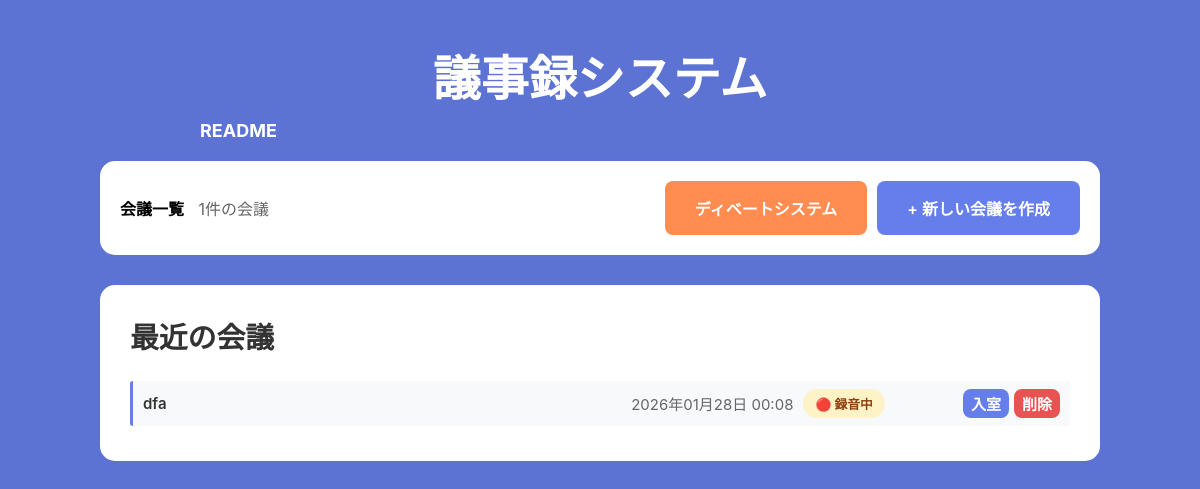
The app's page /, older data.
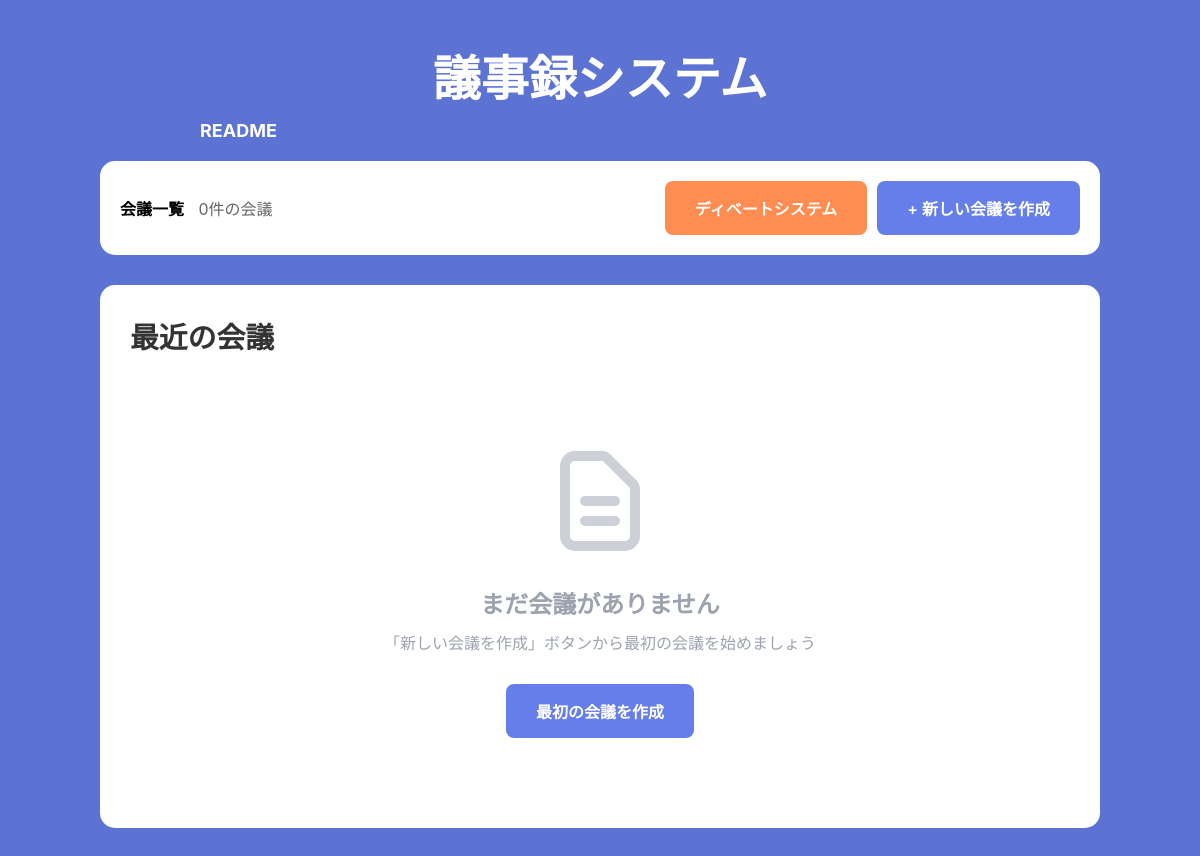
The same page, newer data.
### minutes/models.py (models this page shows, shortened)
class Meeting(models.Model):
    title = models.CharField(max_length=200)
    created_at = models.DateTimeField(auto_now_add=True)
    created_by = models.ForeignKey(User, on_delete=models.CASCADE, null=True, blank=True)
    duration_seconds = models.IntegerField(default=0)
    status = models.CharField(
        max_length=20,
        choices=[
            ('recording', '録音中'),
            ('processing', '処理中'),
            ('completed', '完了'),
        ],
        default='recording'
    )
    current_phase = models.CharField(
        max_length=20,
        choices=[
            ('introduction', '導入'),
            ('sharing', '共有'),
            ('discussion', '議論'),
            ('summary', 'まとめ'),
        ],
        default='introduction'
    )
    start_time = models.DateTimeField(null=True, blank=True)
    use_facilitator = models.BooleanField(default=False, help_text='AIファシリテーター機能を有効にする')
    use_timekeeper = models.BooleanField(default=True, help_text='タイムキーパー機能を有効にする')
    is_ended = models.BooleanField(default=False, help_text='会議が終了したかどうか')
    include_ai_in_summary = models.BooleanField(default=True, help_text='要約にAIの発言を含めるかどうか')
    class Meta:
        ordering = ['-created_at']

### minutes/views.py (the view)
# urls.py: path('', views.index, name='index'),
def index(request):
    meetings = Meeting.objects.only('id', 'title', 'created_at', 'status', 'duration_seconds').order_by('-created_at')
    return render(request, 'minutes/index.html', {'meetings': meetings})

### templates/minutes/index.html (shortened to what this page needs)
<!DOCTYPE html>
<html lang="ja">
<head>
</head>
<body>
    <div class="container">
        <div class="header">
            <h1>議事録システム</h1>
            <a class="readme" href="/readme/" style="color: white; text-decoration: none; font-size: 18px; font-weight: bold; align-self: flex-start; margin-left: 10%;">README</a>
        </div>
        <div class="action-bar">
            <div>
                <strong>会議一覧</strong>
                <span style="color: #666; margin-left: 10px;">{{ meetings|length }}件の会議</span>
            </div>
            <div style="display: flex; gap: 10px;">
                <a href="{% url 'debate_index' %}" class="btn btn-debate">ディベートシステム</a>
                <a href="/create/" class="btn btn-primary">+ 新しい会議を作成</a>
            </div>
        </div>
        <div class="meetings-list">
            <h2>最近の会議</h2>
            {% if meetings %}
                {% for meeting in meetings %}
                <div class="meeting-card {% if meeting.is_ended %}ended-meeting{% endif %}">
                    <div class="meeting-title">{{ meeting.title }}</div>
                    <div class="meeting-meta">
                        <span>
                            {{ meeting.created_at|date:"Y年m月d日 H:i" }}
                        </span>
                        <span>
                            {% if meeting.is_ended %}
                                <span class="status-badge status-ended">🏁 終了</span>
                            {% elif meeting.status == 'recording' %}
                                <span class="status-badge status-recording">🔴 録音中</span>
                            {% elif meeting.status == 'processing' %}
                                <span class="status-badge status-processing">⚙️ 処理中</span>
                            {% elif meeting.status == 'completed' %}
                                <span class="status-badge status-completed">✅ 完了</span>
                            {% endif %}
                        </span>
                    </div>
                    <div class="meeting-actions">
                        {% if meeting.is_ended %}
                            <a href="/meeting/{{ meeting.id }}/detail/" class="btn btn-secondary btn-small">履歴を表示</a>
                        {% elif meeting.status == 'recording' %}
                            <a href="/meeting/{{ meeting.id }}/" class="btn btn-primary btn-small">入室</a>
                        {% else %}
                            <a href="/meeting/{{ meeting.id }}/detail/" class="btn btn-primary btn-small">議事録を見る</a>
                        {% endif %}
                        <button class="btn btn-danger btn-small" onclick="deleteMeeting({{ meeting.id }})">削除</button>
                    </div>
                </div>
                {% endfor %}
            {% else %}
                <div class="empty-state">
                    <svg xmlns="http://www.w3.org/2000/svg" fill="none" viewBox="0 0 24 24" stroke="currentColor">
                        <path stroke-linecap="round" stroke-linejoin="round" stroke-width="2" d="M9 12h6m-6 4h6m2 5H7a2 2 0 01-2-2V5a2 2 0 012-2h5.586a1 1 0 01.707.293l5.414 5.414a1 1 0 01.293.707V19a2 2 0 01-2 2z" />
                    </svg>
                    <h3>まだ会議がありません</h3>
                    <p>「新しい会議を作成」ボタンから最初の会議を始めましょう</p>
                    <a href="/create/" class="btn btn-primary">最初の会議を作成</a>
                </div>
            {% endif %}
        </div>
    </div>
</body>
</html>

Row changes from the older to the newer data that the page shows:
removed Meeting: title "dfa", created_at "2026年01月28日 00:08", is_ended "🔴 録音中"
Text that changed along with them:
{{ meetings|length }}: "1" → "0"
text now shown: "まだ会議がありません 「新しい会議を作成」ボタンから最初の会議を始めましょう 最初の会議を作成"
